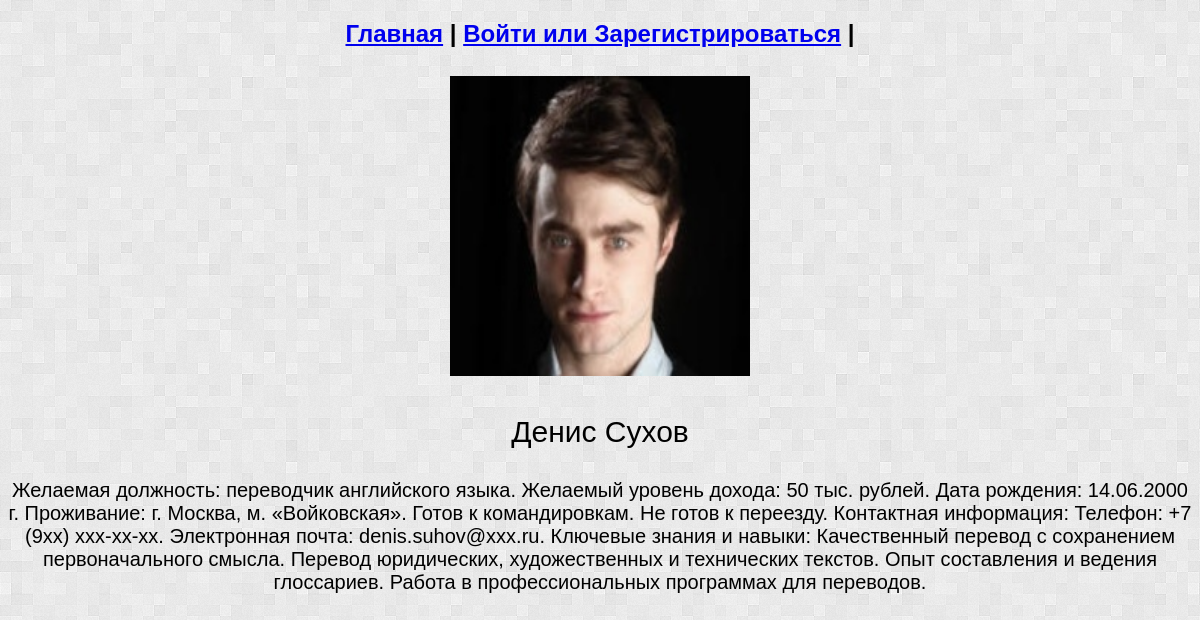
The page /profiles/1 on the database its author committed.
### app.py (models this page shows, shortened)
class Profile(db.Model):
    id = db.Column(db.Integer, primary_key=True)
    name = db.Column(db.String(20), nullable=False)
    surname = db.Column(db.String(20), nullable=False)
    about = db.Column(db.String(500), nullable=False)
    creator = db.Column(db.Integer, nullable=False)
    avatar = db.Column(db.String(20))

### app.py (the view)
@app.route('/profiles/<prof_id>')
def profile_from_id(prof_id):
    if current_user.get_id() is None:
        is_admin = 0
    else:
        user = Users.query.get(current_user.get_id())
        is_admin = user.is_admin
    profile_db = Profile.query.get(prof_id)
    return render_template('profile_from_id.html', profile=profile_db, current_user=current_user.get_id(),
                           is_admin=is_admin)

### templates/profile_from_id.html (shortened to what this page needs)
<!DOCTYPE html>
<html lang="en">
<head>
</head>
<body>
<div class="topnav" align="center">
    <h2>
        <a class="active" href="/">Главная</a> |
            {% if not current_user %}
        <a href="/register">Войти или Зарегистрироваться</a> |
            {% else %}
         <a href="/logout">Выйти</a> |
            {% endif %}
    </h2>
</div>
<div class="content_img">
        {% if  profile.avatar == "default"%}
        <img class="content_img" src={{ url_for('static', filename = 'default.png') }} width="300" height="300" align="center">
        {% else %}
        <img class="content_img" src={{ url_for('static', filename = profile.avatar) }} width="300" height="300" align="center">
        {% endif %}
</div>
    <p align="center" style="font-size:30px">{{profile.name}} {{profile.surname}}</p>
    <p align="center" style="font-size:20px">{{profile.about}}</p>
</body>
</html>

### templates/profile_from_id.html (style rules this page uses)
body { background-image: url(/static/back.png); font-family: Arial,serif }
h2 { align-content: center; }
.content_img { align-content: center; display: block; max-width:85%; max-height:85%; margin: 1ex auto; }

### rows shown on the page
Profile: avatar (picture), name "Денис", surname "Сухов", about "Желаемая должность: переводчик английского языка. Желаемый уровень дохода: 50 тыс. рублей. Дата рождения: 14.06.2000 г. Проживание: г. Москва, м. «Войковская». Готов к командировкам. Не готов к переезду. Контактная информация: Телефон: +7 (9хх) ххх-хх-хх. Электронная почта: denis.suhov@ххх.ru. Ключевые знания и навыки: Качественный перевод с сохранением первоначального смысла. Перевод юридических, художественных и технических текстов. Опыт составления и ведения глоссариев. Работа в профессиональных программах для переводов."
